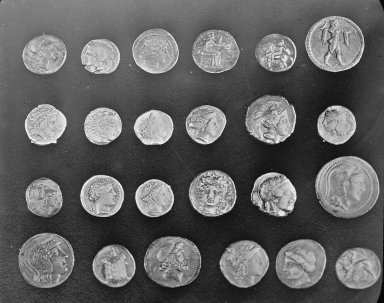
#> input picture skimage.data.coins(), 384 x 303 px
$ jupyter execute --allow-errors 'classification dans les images.ipynb'   (shell and % lines are left out)   (older library calls are emulated)
#> lines starting #> are read from the running program, lines starting #| are printed output that depends on the picture; after the words box and inside, x2 and y2 are one past the last pixel; in counts of white or black regions, pixels touching at a corner belong together
[cell 1]
# makes nicer graphics (maybe) if want to export notebook to pdf
from skimage import data, filters, io
import matplotlib.pyplot as plt
import matplotlib.cm as cm
import numpy as np
import scipy.stats as stats
import math

## Preliminaire : le code vectorisé

Dans cette petite manipulation préliminaire python, on examine deux façons d'écrire un algorithme de seuillage d'image. L'opération sur l'image considérée ici est un exemple simple quelconque, le sujet est la ** vectorisation de code **.

* Que fait le code ci-dessous ?
* Quelle fonction de seuillage est plus facile à lire ?
* Laquelle est plus facile à maintenir ?
* Quel est le rapport (ratio) des temps d'execution entre les deux procédés ? (expliquer les raisons techniques)

Le même principe s'applique pour des programmes en R, en Matlab, en Julia (un langage/environnement qui ressemble à python mais se donne pour objectif d'être rapide à l'execution comme du C http://julialang.org), même si ce dernier se donne pour objectif d'être aussi rapide pour l'écriture "déroulée" du code - car tous les algorithmes ne peuvent pas se vectoriser.

[cell 2]
image = data.coins() # Une image avec des pieces de monnaie, fournie dans la librairie python
#> image is the input picture: shape (303, 384); min 1, max 252, mean 96.9
image_seuillee = np.copy(image)

nb_lignes, nb_colonnes = image.shape
#> nb_lignes = 303; nb_colonnes = 384

seuil=145

def seuillage_lent(image): # La fonction naïve
    for i in range(nb_lignes):
        for j in range(nb_colonnes):
            if image[i,j]>seuil:
                image_seuillee[i,j]=255
            else:
                image_seuillee[i,j]=0
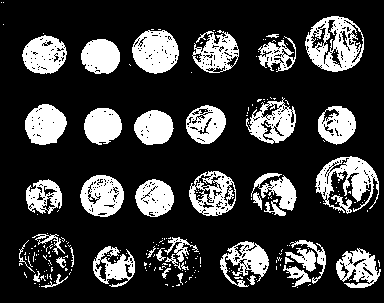
#> image_seuillee: shape (303, 384); 22.5% white; 225 white regions (183 under 20 px), largest, box (x1, y1, x2, y2) and area: (305, 16, 364, 72) 1823, (315, 156, 379, 214) 1713, (132, 30, 179, 74) 1509
    return(image_seuillee)

def seuillage_rapide(image): # La fonction moins naïve
    image_seuillee = image>seuil
    return(image_seuillee)

image_seuillee = seuillage_lent(image)
image_seuillee = seuillage_rapide(image)

plt.figure(figsize=(11,5))
plt.subplot(1,2,1)
plt.imshow(image, cmap = cm.Greys_r)
plt.subplot(1,2,2)
plt.imshow(image_seuillee, cmap = cm.Greys_r)

## Détection de contours

Cette section examine une manière simple de détecter des contours dans des images. Les contours peuvent ensuite servir à reconnaître l'objet selon sa forme, ou de point de vue 3D de la caméra sur cet objet, ou encore à faire un suivi de cet objet dans une séquence d'images.

On va utiliser la convolution de l'image avec des filtres de Sobel (deux filtres : un horizontal et un vertical) pour détecter la présence de contours.
* Trouver sur internet les valeurs de ces filtres de Sobel : expliquer les signes de valeurs numériques, les directionalités de ces filtres
* La convolution de l'image avec ces filtres aboutit-elle directement à une décision (binaire) par pixel ?
* Vérifier sur l'experience ci-dessous que les contours horizontaux et verticaux sont bien détectés selon le filtre employé.
* Comment combine t-on dans le code les résultats des détections horizontale et verticale ? (on pourrait procéder différemment)
* La détection d'un contour en un pixel dépend t-elle de ce qui est décidé aux pixels voisins ? Est-ce le procédé qui semble le plus intéressant pour obtenir des détections de contours fiables ? Le résultat de la détection de contour par la méthode de Canny est fourni en bas à droite.

[cell 3]
from skimage import filters,feature
from skimage.color import rgb2gray

#im = data.coins() #enlever le commentaire pour utiliser cette image
im = rgb2gray(io.imread("polytech.jpg"))
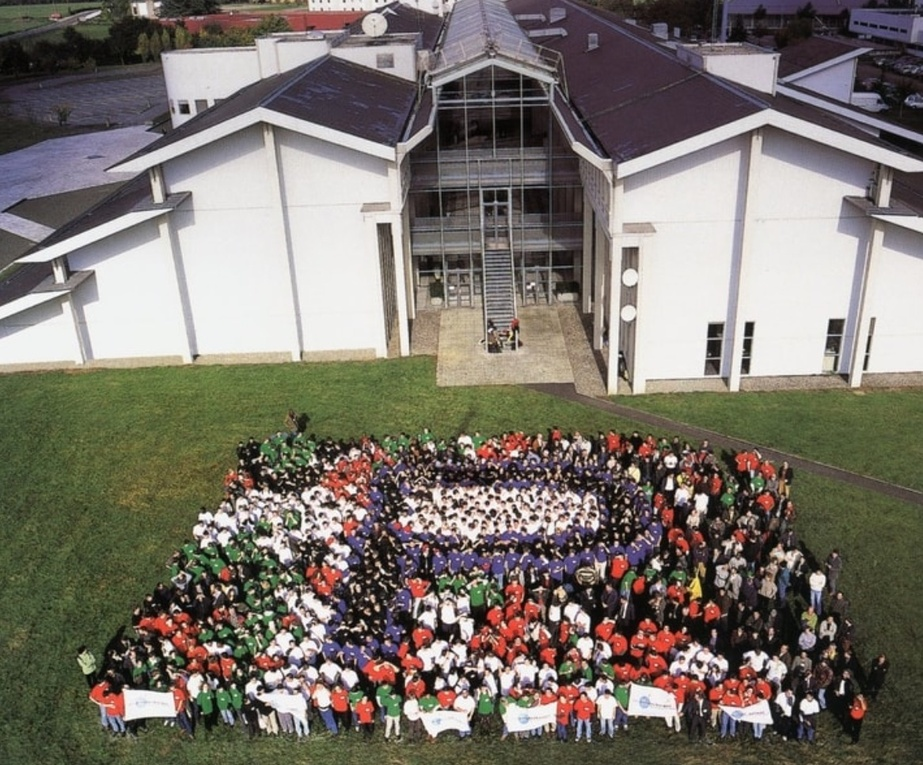
#> input picture polytech.jpg, 923 x 765 px, shrunk from 1166 x 966 before the run
#> im: shape (765, 923) float64; min 0.005, max 0.999, mean 0.455
#im = data.camera()

fig=plt.figure(figsize=(12,8))
plt.imshow(im, cmap = cm.Greys_r)

# Regarder si un filtrage passe-bas préalable améliore le résultat
# im=filters.gaussian(im, sigma=2)

seuil = 0.1

sx = filters.sobel_h(im)
ssx = abs(sx)>seuil
#> ssx: shape (765, 923) bool; 17.1% white in thin lines or dots
sy = filters.sobel_v(im)
ssy = abs(sy)>seuil
#> ssy: shape (765, 923) bool; 17% white in thin lines or dots

plt.figure(figsize=(8,8))
plt.subplot(2,2,1)
plt.imshow(sx, cmap = cm.Greys_r)
plt.subplot(2,2,2)
plt.imshow(ssx, cmap = cm.Greys_r)
plt.subplot(2,2,3)
plt.imshow(sx, cmap = cm.Greys_r)
plt.subplot(2,2,4)
plt.imshow(ssy, cmap = cm.Greys_r)
fig.tight_layout()

plt.figure(figsize=(8,8))
ss = np.maximum(ssx,ssy)
#> ss: shape (765, 923) bool; 26.2% white; 2993 white regions (2804 under 20 px), largest, box (x1, y1, x2, y2) and area: (74, 411, 839, 748) 102512, (0, 0, 923, 399) 51373, (651, 22, 923, 150) 4081
plt.imshow(ss, cmap = cm.Greys_r)

# [11 lines of commented-out code are left out]

# Détection des pièces

Pour l'image de pièces ci-dessous, le but est de décider correctement pour chaque pixel s'il appartient à une pièce (foreground) ou au fond (background).

Chargeons une image (fournie dans le système de librairies python), affichons l'image et son histogramme
* Y a t-il, à observer l'histogramme, un seuil séparant nettement les pièces du fond ?

[cell 4]
image = data.coins()
plt.figure(figsize=(11,5))
plt.subplot(1,2,1)
plt.imshow(image, cmap = cm.Greys_r)
plt.subplot(1,2,2)
plt.hist(image.flatten(),256,fc='k')
plt.xlabel('niveau de gris')
plt.ylabel('nombre de pixels')
plt.show()
#> figure, not shown here; panel 2: tallest bar 1264 high, from x = 35.32 to 36.3

## Détections manquées, fausses alarmes

Le code ci-dessous réalise un simple seuillage (variable `seuil` dans le code) sur le niveau de gris de chaque pixel, pour décider si ce pixel appartient à la classe 'pièces' ou non. L'image de détection est indiquée ci-dessous
* De façon générale, quels sont les deux types d'erreurs possibles dans un problème de détection ?
* Une courbe dite "ROC" est indiquée en bas à droite avec une croix sur la position correspondant au seuil réglé.
    * Pour calculer cette courbe comme fait ici, a t-on besoin de disposer de la "vraie image de détection" ?
    * A quelles situations correspondent les 4 coins du graphique ?
    * Trouver différents réglages du seuil permettant de balayer la courbe.
    * Quelle est la situation optimale ?

[cell 5]
coins_truth=io.imread('coins_ground_truth.png')
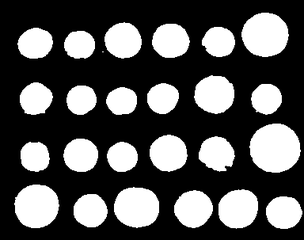
#> input picture coins_ground_truth.png, 304 x 240 px, shrunk from 384 x 303 before the run
#> coins_truth is the input picture: shape (240, 304); min 0, max 255, mean 85.4
nb_el = nb_lignes * nb_colonnes
#> nb_el = 116352
#plt.figure(figsize=(10,5))
#plt.imshow(coins_truth, cmap = cm.Greys_r)

fig=plt.figure(figsize=(8,8))

seuil = 110

decision = (data.coins()>seuil).astype(int)*255
#> decision: shape (303, 384) int64; 37.4% white; 87 white regions (62 under 20 px), largest, box (x1, y1, x2, y2) and area: (0, 0, 277, 74) 7741, (315, 156, 380, 217) 3035, (305, 16, 365, 72) 2436
#> (the rest of this cell did not finish here and is left out)

# Classification statistique supervisée

On va maintenant automatiser le réglage du seuil de décision, grâce à un apprentissage préalable de la distribution des niveaux de gris de chacune des deux classes.

On a découpé, à la main, deux petites images, l'une extraite du fond et l'autre extraite d'une pièce, pour constituer des données d'apprentissage.


## Partie apprentissage  : modélisation de la distribution de probabilité des niveaux de gris pour chacune de ces deux classes.

On calcule la moyenne et la variance de chacun des deux échantillons et on utilise ces moyennes et variances comme paramètres de deux lois normales modélisant la distribution de probabilité des niveaux de gris pour chaque classe.
Au vu des graphiques ci-dessous :
* dans quelle mesure l'hypothèse "loi gaussienne" est-elle valable ?
* quel est le seuil de décision implicitement construit ?

Pour étudier la dépendence de la technique au choix du jeu d'apprentissage extrait à la main, on a extrait à la main d'autres zones du fond (`coins_background2.jpg,coins_background3.jpg,coins_background4.jpg`), pour voir si cela affecte les résultats.
* Revoir les réponses ci-dessous pour chacun des cas.
* Les résultats (c.a.d. la qualité) de la classification varient-ils fortement selon les cas ? Est-ce un problème ?

[cell 6]
coins_background = io.imread("coins_background.jpg")
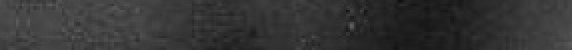
#> input picture coins_background.jpg, 286 x 25 px, shrunk from 361 x 31 before the run (shown 2 times larger)
#> coins_background is the input picture: shape (25, 286); min 15, max 94, mean 53
coins_foreground = io.imread("coins_foreground.jpg")
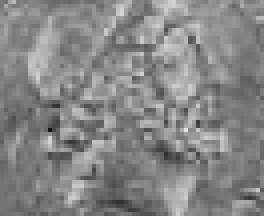
#> input picture coins_foreground.jpg, 66 x 54 px, shrunk from 84 x 68 before the run (shown 4 times larger)
#> coins_foreground is the input picture: shape (54, 66); min 18, max 228, mean 133.6

mean_background = coins_background.flatten().mean()
#> mean_background = 53.03
mean_foreground = coins_foreground.flatten().mean()
#> mean_foreground = 133.6
variance_background = coins_background.flatten().var()
#> variance_background = 205.8
variance_foreground = coins_foreground.flatten().var()
#> variance_foreground = 700.8
fig=plt.figure(figsize=(10,5))
ax=fig.add_subplot(111)

ax.hist(coins_foreground.flatten(),bins=256,range=(0,255),alpha=0.3,normed=True)
ax.hist(coins_background.flatten(),bins=256,range=(0,255),alpha=0.3,normed=True)

x = np.linspace(0,255,255)
ax.plot(x,stats.norm.pdf(x,mean_background,math.sqrt(variance_background)),label='background')
ax.plot(x,stats.norm.pdf(x,mean_foreground,math.sqrt(variance_foreground)),label='foreground')

plt.xlabel('niveau de gris')
plt.ylabel('nombre de pixels')
plt.legend()
plt.show()
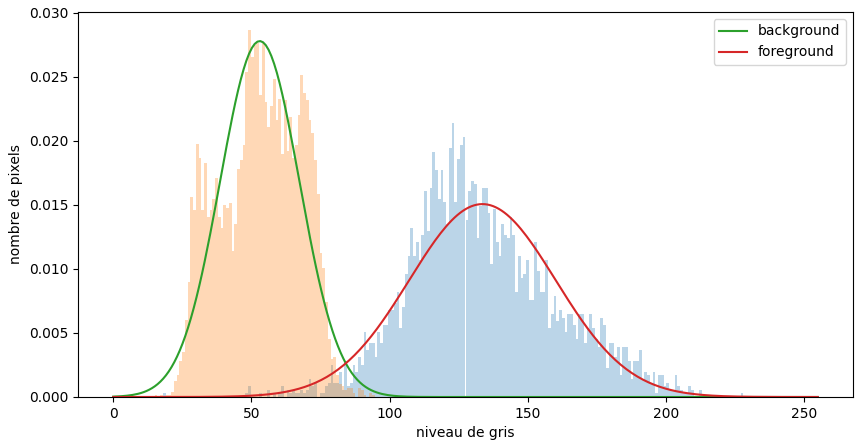
#> figure drawn by matplotlib, 1 panel; tallest bar 0.0214 high, from x = 122.5 to 123.5; tallest bar 0.0286 high, from x = 48.81 to 49.8; curve peaks at x = 53.21, y = 0.0278; curve peaks at x = 133.5, y = 0.0151

## Classifions chacun des pixels de l'image selon le critère du maximum de vraimsemblance

on peut utiliser les modèles probabilistes construits ci-dessus pour maintenant classer chaque pixel de l'image selon le critère du maximum de vraisemblance.

[cell 7]
image_classification = image.copy()

# calcul de fonction gaussienne vectorisé sur une image
image_likelihood_foreground = stats.norm.pdf(image,mean_foreground,math.sqrt(variance_foreground))
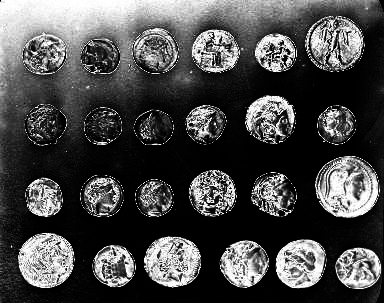
#> image_likelihood_foreground: shape (303, 384) float64; min 5.35e-08, max 0.0151, mean 0.00434; drawn with min black and max white
image_likelihood_background = stats.norm.pdf(image,mean_background,math.sqrt(variance_background))
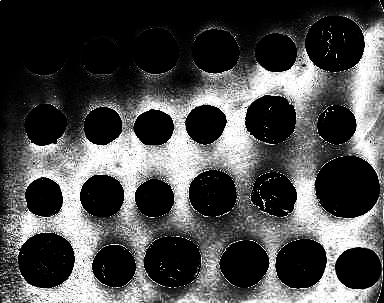
#> image_likelihood_background: shape (303, 384) float64; min 4.79e-44, max 0.0278, mean 0.00817; drawn with min black and max white

# opérateur de comparaison vectorisé sur une image
image_classification= image_likelihood_foreground>image_likelihood_background
#> image_classification: shape (303, 384) bool; 51.2% white; 222 black regions (216 under 20 px), largest, box (x1, y1, x2, y2) and area: (0, 0, 384, 303) 55721, (43, 87, 67, 118) 232, (193, 23, 239, 43) 159, (86, 70, 113, 80) 75, (32, 73, 54, 80) 63, (261, 198, 266, 210) 23

plt.figure(figsize=(10,5))
im=plt.imshow(image_classification, cmap = cm.Greys_r)

plt.show()

## Post-traitement du résultat de classification par morphologie mathématique

De la section précédente, retenir le cas correspondant à la meilleure image de détection (même si elle est loin d'être parfaite). On va maintenant tenter de l'améliorer avec des opérations de morphologie mathématique.
* quelle opération de morphologie mathématique permet de boucher les petits trous noirs dans le résultat précédent ?
* quel est l'inconvénient de cette opération pour la précision des contours des pièces ?
* comment rétablir à peu près la bonne localisation des contours des pièces ?
* expérimenter l'inversion de l'ordre dilatation/erosion ci-dessous et des éléments structurants plus grands (changer la taille du disque). Quel réglage semble optimal ?

[cell 8]
from skimage.morphology import erosion, dilation, opening, closing
from skimage.morphology import disk

struct_elem = disk(2)

dilated = dilation(image_classification, struct_elem)
#> dilated: shape (303, 384) bool; 59.5% white; 34 black regions (31 under 20 px), largest, box (x1, y1, x2, y2) and area: (0, 16, 384, 303) 46876, (48, 96, 61, 107) 74, (161, 74, 167, 82) 26
eroded = erosion(dilated, struct_elem)
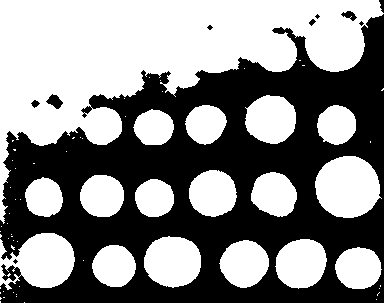
#> eroded: shape (303, 384) bool; 53.3% white; 10 black regions (4 under 20 px), largest, box (x1, y1, x2, y2) and area: (0, 14, 384, 303) 53918, (46, 94, 63, 109) 142, (341, 11, 357, 21) 84, (379, 0, 384, 13) 43, (31, 100, 40, 108) 41, (309, 19, 316, 26) 27

plt.figure(figsize=(10,5))
im=plt.imshow(eroded, cmap = cm.Greys_r)

plt.show()

## Classification non supervisée d'image

Dans cette section, on examine la possibilité de trouver automatiquement les régions, homogènes au sens de la couleur, composant une image. Pour cela, l'algorithme k-means est utilisé

* Essayer l'opération sur des images diverses
* Essayer avec divers nombres de régions
* Pour un nombre restreint de couleur : se représenter l'espace de couleur, les centres des groupes. Y a t-il besoin de calculer des distances entre couleurs ?
* Les régions trouvées sont-elles spatialement connexes ? Pouvez-vous trouver des avantages et inconvénients à cela ?
* Comment cette technique pourrait-elle servir à faire de la compression d'image ?

[cell 9]
# Adapté de :
#
# Authors: Robert Layton <robertlayton@gmail.com>
#          Olivier Grisel <olivier.grisel@ensta.org>
#          Mathieu Blondel <mathieu@mblondel.org>
#
# License: BSD 3 clause

print(__doc__)
import numpy as np
import matplotlib.pyplot as plt
from sklearn.cluster import KMeans
from sklearn.metrics import pairwise_distances_argmin
from sklearn.datasets import load_sample_image
from sklearn.utils import shuffle
from time import time

n_colors = 3

image = io.imread("polytech.jpg")
#> image is the input picture: shape (765, 923, 3); mean R, G, B 121.7, 115.4, 107

# Convert to floats instead of the default 8 bits integer coding. Dividing by
# 255 is important so that plt.imshow behaves works well on float data (need to
# be in the range [0-1])

image = np.array(image, dtype=np.float64) / 255

# Load Image and transform to a 2D numpy array.
w, h, d = original_shape = tuple(image.shape)
#> w = 765; h = 923; d = 3; original_shape = (765, 923, 3)
assert d == 3
image_array = np.reshape(image, (w * h, d))

# Fitting model on a small sub-sample of the data
image_array_sample = shuffle(image_array, random_state=0)[:1000]
#> image_array_sample = 1000 rows, first 8: [0.141, 0.145, 0.0902], [0.212, 0.184, 0.216], [0.0314, 0.0275, 0.0196], [0.525, 0.502, 0.51], [0.541, 0.518, 0.573], [0.612, 0.565, 0.643], [0.945, 0.941, 0.933], [0.239, 0.224, 0.176]
kmeans = KMeans(n_clusters=n_colors, random_state=0).fit(image_array_sample)

labels = kmeans.predict(image_array)
codebook_random = shuffle(image_array, random_state=0)[:n_colors + 1]
#> codebook_random = [[0.141, 0.145, 0.0902], [0.212, 0.184, 0.216], [0.0314, 0.0275, 0.0196], [0.525, 0.502, 0.51]]
labels_random = pairwise_distances_argmin(codebook_random,
                                          image_array,
                                          axis=0)
def recreate_image(codebook, labels, w, h):
    """Recreate the (compressed) image from the code book & labels"""
#> called with codebook = array of shape (4, 3), labels = array of shape (706095,), w = 765, h = 923
    d = codebook.shape[1]
#> d = 3
    image = np.zeros((w, h, d))
    label_idx = 0
    for i in range(w):
        for j in range(h):
            image[i][j] = codebook[labels[label_idx]]
            label_idx += 1
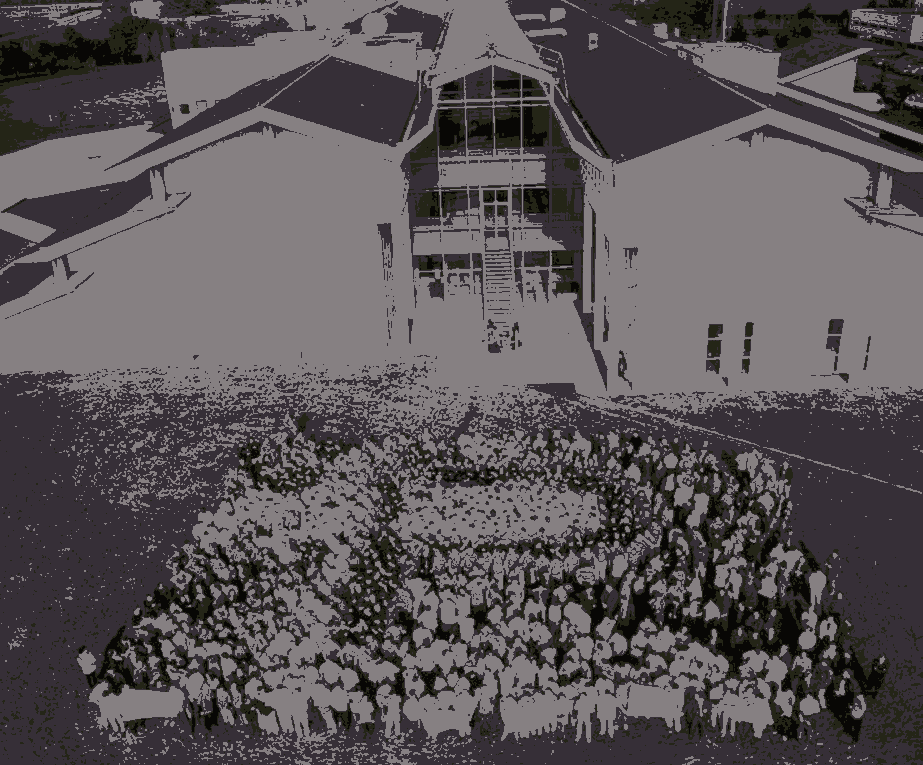
#> image: shape (765, 923, 3) float64; mean of channels 0, 1, 2 0.354, 0.332, 0.342; drawn as R, G, B
#> after the loop, label_idx = 706095
    return image

fig=plt.figure(figsize=(12,6))
plt.subplot(1,2,1)
plt.imshow(image)
plt.title('Image originale')
plt.subplot(1,2,2)
image_regions = recreate_image(codebook_random, labels_random, w, h)
plt.imshow(image_regions)
plt.title('Régions ')
fig.tight_layout()
